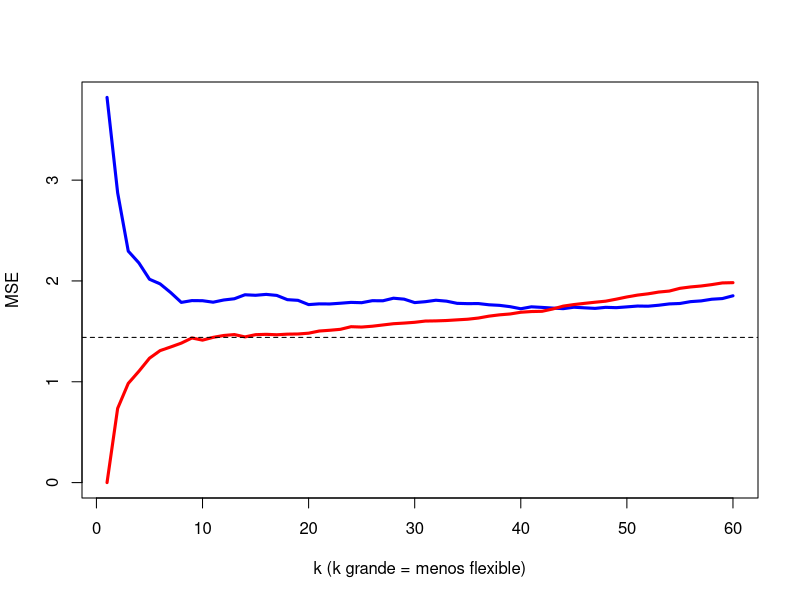

The R source for this figure:
# ==========================================================================
# TEMA 15: EPE, MSE Y EL BALANCE SESGO VARIANZA
# Clase 10, Clase 11
# ==========================================================================


# --------------------------------------------------------------------------
# Curva en U en R con k vecinos
# Origen: Equivalente agregado, no viene del material del curso
# --------------------------------------------------------------------------

library(FNN)

# Escenario controlado
set.seed(1)
a <- 0.3
b <- 0.2
f <- function(x) 2 + x^a * cos(x/b)

n <- 400
x <- runif(n, 1, 5)
sd_err <- 1.2
y <- f(x) + rnorm(n, 0, sd_err)

# Partición
prop_train <- 0.75
n_train <- floor(n*prop_train)
idx <- sample(1:n, n_train)

x_train <- x[idx] ; y_train <- y[idx]
x_test  <- x[-idx] ; y_test  <- y[-idx]

# Curva de MSE variando k
ks <- 1:60
mse_train <- rep(0, length(ks))
mse_test  <- rep(0, length(ks))

for (i in seq_along(ks)) {
  k <- ks[i]
  pred_tr <- knn.reg(train = matrix(x_train), test = matrix(x_train),
                     y = y_train, k = k)$pred
  pred_te <- knn.reg(train = matrix(x_train), test = matrix(x_test),
                     y = y_train, k = k)$pred
  mse_train[i] <- mean((pred_tr - y_train)^2)
  mse_test[i]  <- mean((pred_te - y_test)^2)
}

plot(ks, mse_test, type = "l", col = "blue", lwd = 3,
     ylim = range(c(mse_train, mse_test)),
     xlab = "k (k grande = menos flexible)", ylab = "MSE")
lines(ks, mse_train, col = "red", lwd = 3)
abline(h = sd_err^2, lty = 2)   # error irreducible

k_opt <- ks[which.min(mse_test)]
k_opt
min(mse_test)
